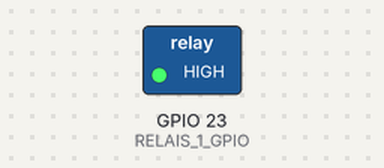
A program run on a simulated Raspberry Pi (BCM pin numbers). Parts: switched loads named in the program (green lamp = pin HIGH). At 0.0 s the program stops and its outputs stay as they are.

Above: at 0.1 s.
Timing chart, 0 to 1.5 s (numbered marks = the images above):
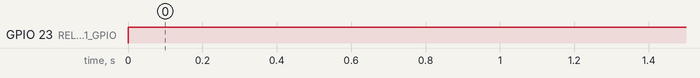

Measured:
- by itself, GPIO 23 (RELAIS_1_GPIO): LOW → HIGH at 0.00 s

The program:

pumpOff.py
```python
#!/usr/bin/python

import RPi.GPIO as GPIO
GPIO.setmode(GPIO.BCM) # GPIO Nummern statt Board Nummern

RELAIS_1_GPIO = 23
GPIO.setup(RELAIS_1_GPIO, GPIO.OUT) # GPIO Modus zuweisen
#GPIO.output(RELAIS_1_GPIO, GPIO.LOW) # aus
GPIO.output(RELAIS_1_GPIO, GPIO.HIGH) # an
```
